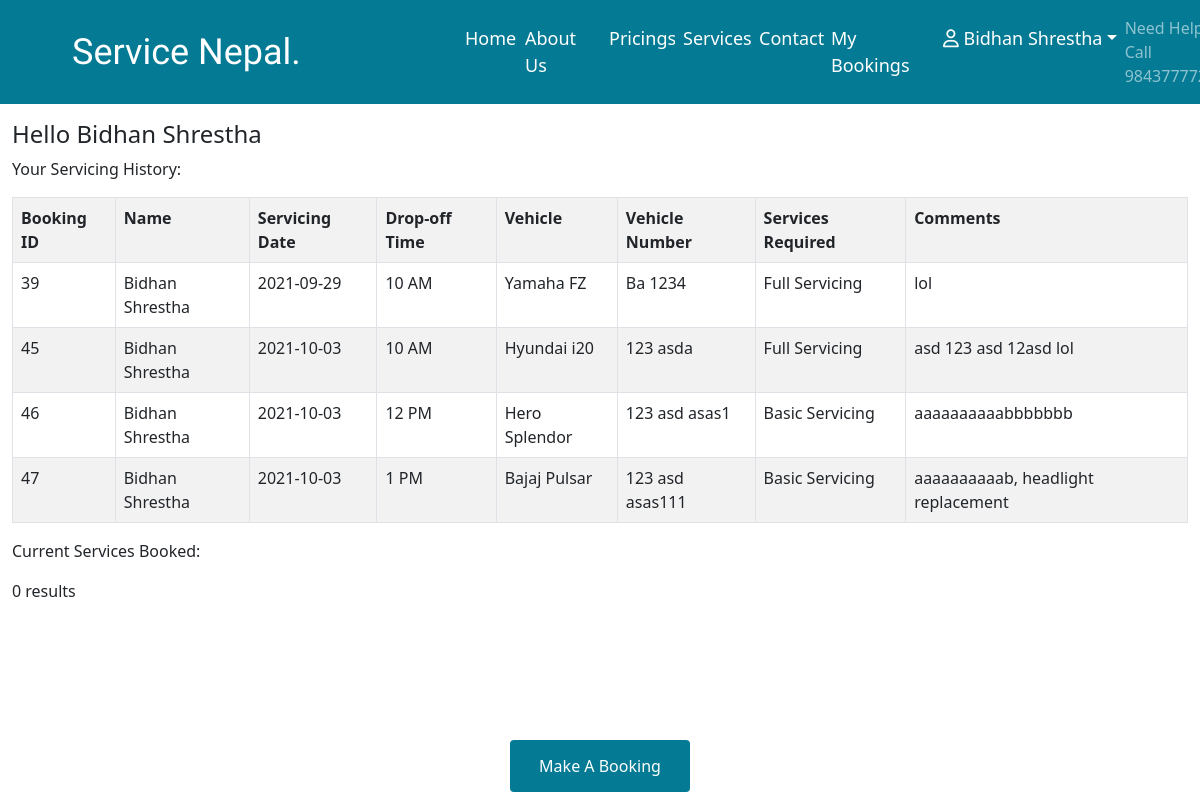
The app's page /members.php (signed in), older data.
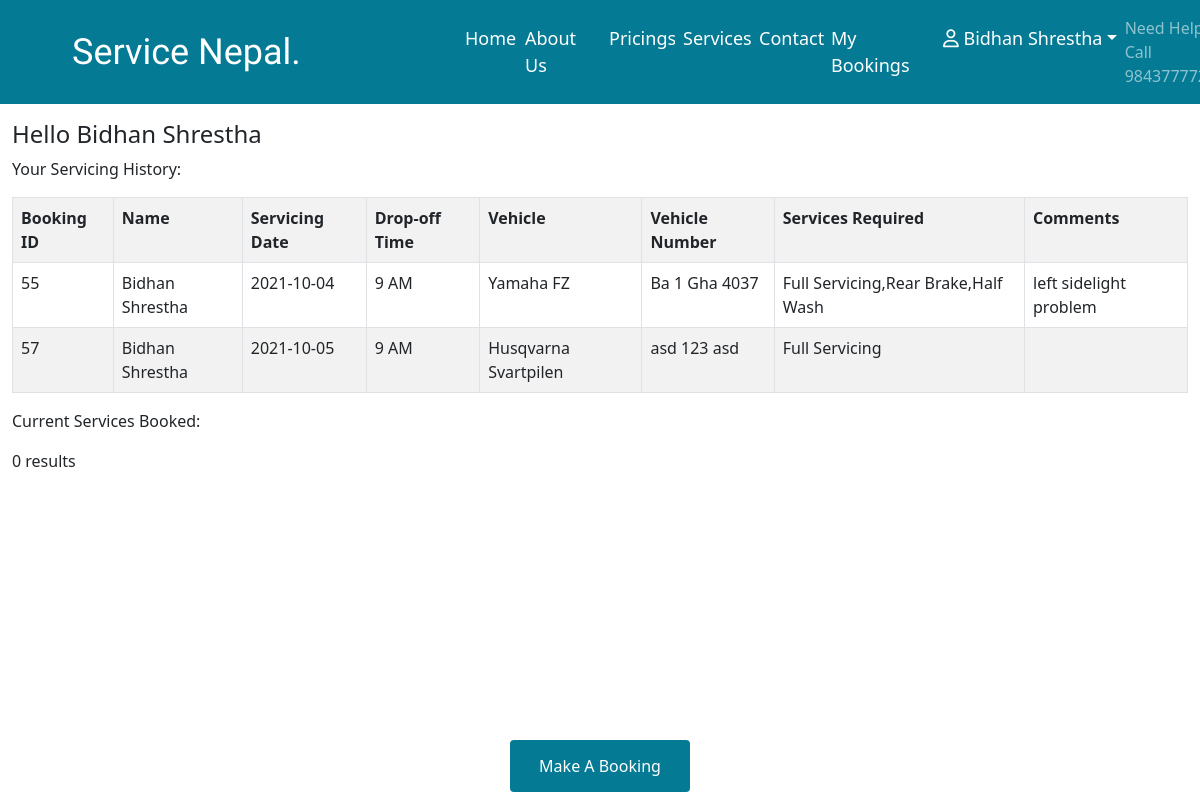
The same page, newer data.
### tables this page shows
CREATE TABLE `archive` (
  `bid` int(11) NOT NULL,
  `mname` varchar(50) NOT NULL,
  `phone` double NOT NULL,
  `email` varchar(50) NOT NULL,
  `sdate` date NOT NULL,
  `dtime` varchar(5) NOT NULL,
  `vehicle` varchar(50) NOT NULL,
  `vehiclenum` varchar(15) NOT NULL,
  `services` text NOT NULL,
  `comments` text NOT NULL,
  `status` varchar(7) NOT NULL
);

### members.php (the view, shortened to what this page needs)
<!doctype html>
<html lang="en">
<head>
  <link href="css/bootstrap.min.css" rel="stylesheet">
  <link rel="stylesheet" href="css/barbcss.css">
  <?php include('includes/server.php');?>
</head>
<body>
  <?php include('includes/navbar.php');?>
  <div class="container-fluid">
    <div class="row justify-content-center">
      <div class="col-sm-12">
        <p><h4>Hello <?php echo $_SESSION['mname']; ?></h4>
        Your Servicing History:</p>
        <table class="table table-striped table-bordered">
        <?php
          $phone=$_SESSION['phone'];
          $sql = "SELECT * FROM archive WHERE phone='$phone'";
          $result = $db->query($sql);
          if ($result->num_rows > 0) {
              echo "<tr><th>Booking ID</th><th>Name</th><th>Servicing Date</th><th>Drop-off Time</th><th>Vehicle</th><th>Vehicle Number</th><th>Services Required</th><th>Comments</th></tr>";
              while($row = $result->fetch_assoc()) {
                  echo "<tr><td>" . $row["bid"]. "</td><td>" . $row["mname"]. "</td><td>" . $row["sdate"] . "</td><td>" . $row["dtime"] . "</td><td>" . $row["vehicle"] . "</td><td>" . $row["vehiclenum"] . "</td><td>" . $row["services"] . "</td><td>" . $row["comments"] . "</td></tr>";
              }
          } else {
              echo "0 results";
          }
        ?>
        </table>
        <p>Current Services Booked:</p>
      </div>
    </div>
  <div class="footer">
    <div class="row justify-content-center align-items-end">
      <div class="col-sm-2">
        <a href="booking.php" class="btn barbbutton">Make A Booking</a>
      </div>
    </div>
  </div>
</body>
</html>

### includes/navbar.php (shortened to what this page needs)
<nav class="navbar navbar-expand-lg navbar-dark" style="background:#047a94">
  <div class="container-fluid">
    <a class="navbar-brand" href="index.php">Service Nepal.</a>
    <div class="collapse navbar-collapse" id="navbarDropdown" style="margin-left: 140px;">
      <ul class="navbar-nav me-auto mb-2 mb-lg-0">
        <li class="nav-item hvr-underline">
          <a class="nav-link active" href="index.php">Home</a>
        </li>
        <li class="nav-item hvr-underline">
          <a class="nav-link active" href="index.php#about">About Us</a>
        </li>
        <li class="nav-item hvr-underline">
          <a class="nav-link active" href="index.php#skills">Pricings</a>
        </li>
        <li class="nav-item hvr-underline">
          <a class="nav-link active" href="index.php#services">Services</a>
        </li>
        <li class="nav-item hvr-underline">
          <a class="nav-link active" href="index.php#contact">Contact</a>
        </li>
        <li class="nav-item hvr-underline">
              <?php
            if(isset($_SESSION['mname'])){
              ?>
              <a class="nav-link active" href="members.php">My Bookings</a>
              <?php
            }
          ?>
        </li>
        <li class="nav-item dropdown">
          <?php if(isset($_SESSION['mname'])) : ?>
              <a class="nav-link active dropdown-toggle hvr-underline" href="#" id="navbarDropdownMenuLink" role="button" data-bs-toggle="dropdown" aria-expanded="false"><i class="far fa-user"></i>&nbsp;<?php echo $_SESSION['mname']; ?></a>
          <?php endif ?>
        </li>
      </ul>
      <span class="navbar-text">
        Need Help? Call 9843777722
      </span>
    </div>
  </div>
</nav>

### css/barbcss.css (style rules this page uses)
* { margin: 0; padding: 0; box-sizing: border-box; text-decoration: none; scroll-behavior: smooth; }
.navbar-brand { margin-left:60px; font-weight:500; font-size: 36px!important; padding:0; font-family:Ubuntu; }
.nav-item { padding: 6px 0; font-size: 18px; font-weight: 500; }
.hvr-underline { display: inline-block; vertical-align: middle; -webkit-transform: perspective(1px) translateZ(0); transform: perspective(1px) translateZ(0); box-shadow: 0 0 1px rgba(0, 0, 0, 0); position: relative; overflow: hidden; }
.hvr-underline:before { content: ""; position: absolute; z-index: -1; left: 51%; right: 51%; bottom: 0; background: #ff5200; height: 4px; -webkit-transition-property: left, right; transition-property: left, right; -webkit-transition-duration: 0.3s; transition-duration: 0.3s; -webkit-transition-timing-function: ease-out; transition-timing-function: ease-out; }
.barbbutton { background-color:#047a94; color: white; padding: 14px 20px; margin: 8px 0; border: none; cursor: pointer; width: 100%; }

### members.php (style rules this page uses)
.footer { position: fixed; left: 0; bottom: 0; width: 100%; text-align: center; }

Row changes from the older to the newer data that the page shows:
removed archive: bid "39", mname "Bidhan Shrestha", sdate "2021-09-29", dtime "10 AM", vehicle "Yamaha FZ", vehiclenum "Ba 1234", services "Full Servicing", comments "lol"
removed archive: bid "45", mname "Bidhan Shrestha", sdate "2021-10-03", dtime "10 AM", vehicle "Hyundai i20", vehiclenum "123 asda", services "Full Servicing", comments "asd 123 asd 12asd lol"
removed archive: bid "46", mname "Bidhan Shrestha", sdate "2021-10-03", dtime "12 PM", vehicle "Hero Splendor", vehiclenum "123 asd asas1", services "Basic Servicing", comments "aaaaaaaaaabbbbbbb"
removed archive: bid "47", mname "Bidhan Shrestha", sdate "2021-10-03", dtime "1 PM", vehicle "Bajaj Pulsar", vehiclenum "123 asd asas111", services "Basic Servicing", comments "aaaaaaaaaab, headlight replacement"
added archive: bid "55", mname "Bidhan Shrestha", sdate "2021-10-04", dtime "9 AM", vehicle "Yamaha FZ", vehiclenum "Ba 1 Gha 4037", services "Full Servicing,Rear Brake,Half Wash", comments "left sidelight problem"
added archive: bid "57", mname "Bidhan Shrestha", sdate "2021-10-05", dtime "9 AM", vehicle "Husqvarna Svartpilen", vehiclenum "asd 123 asd", services "Full Servicing"
